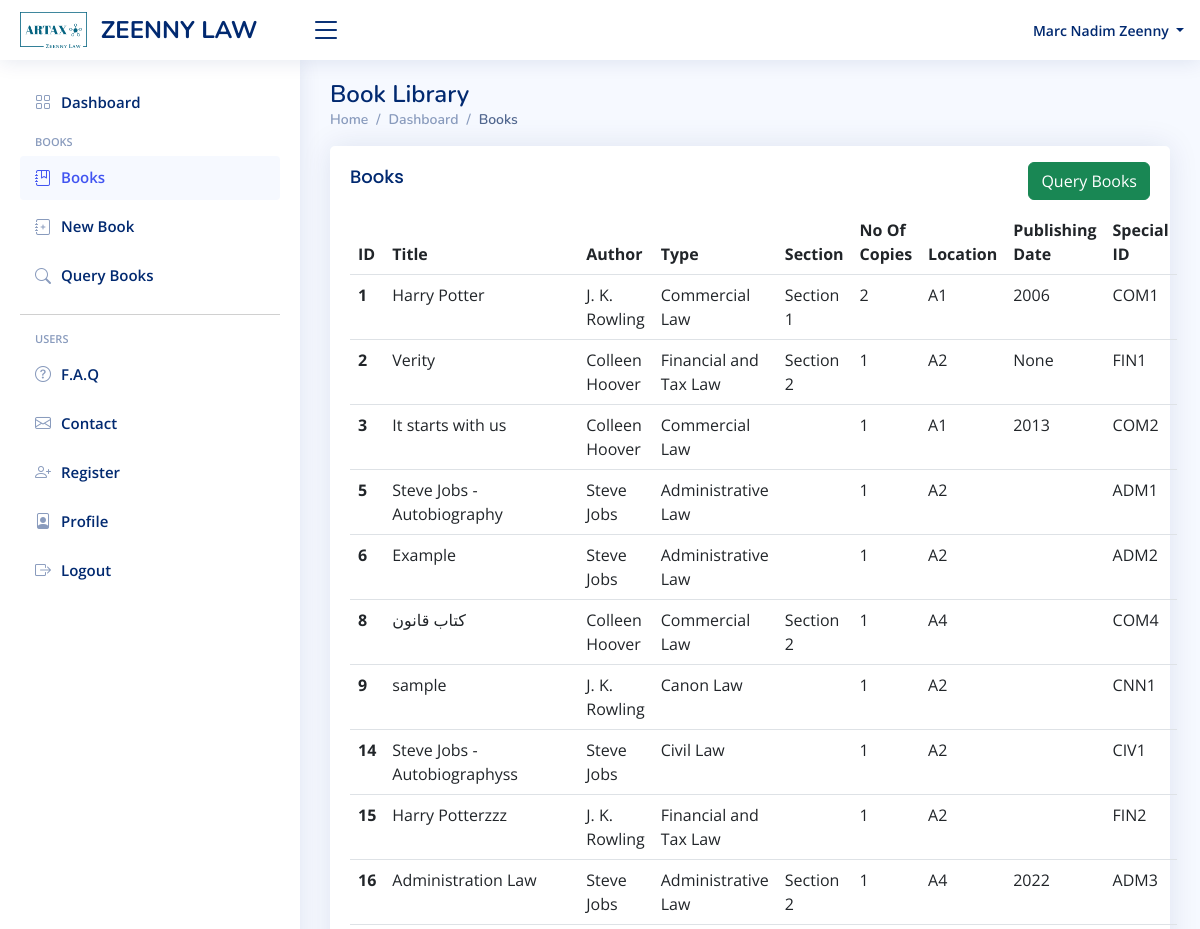
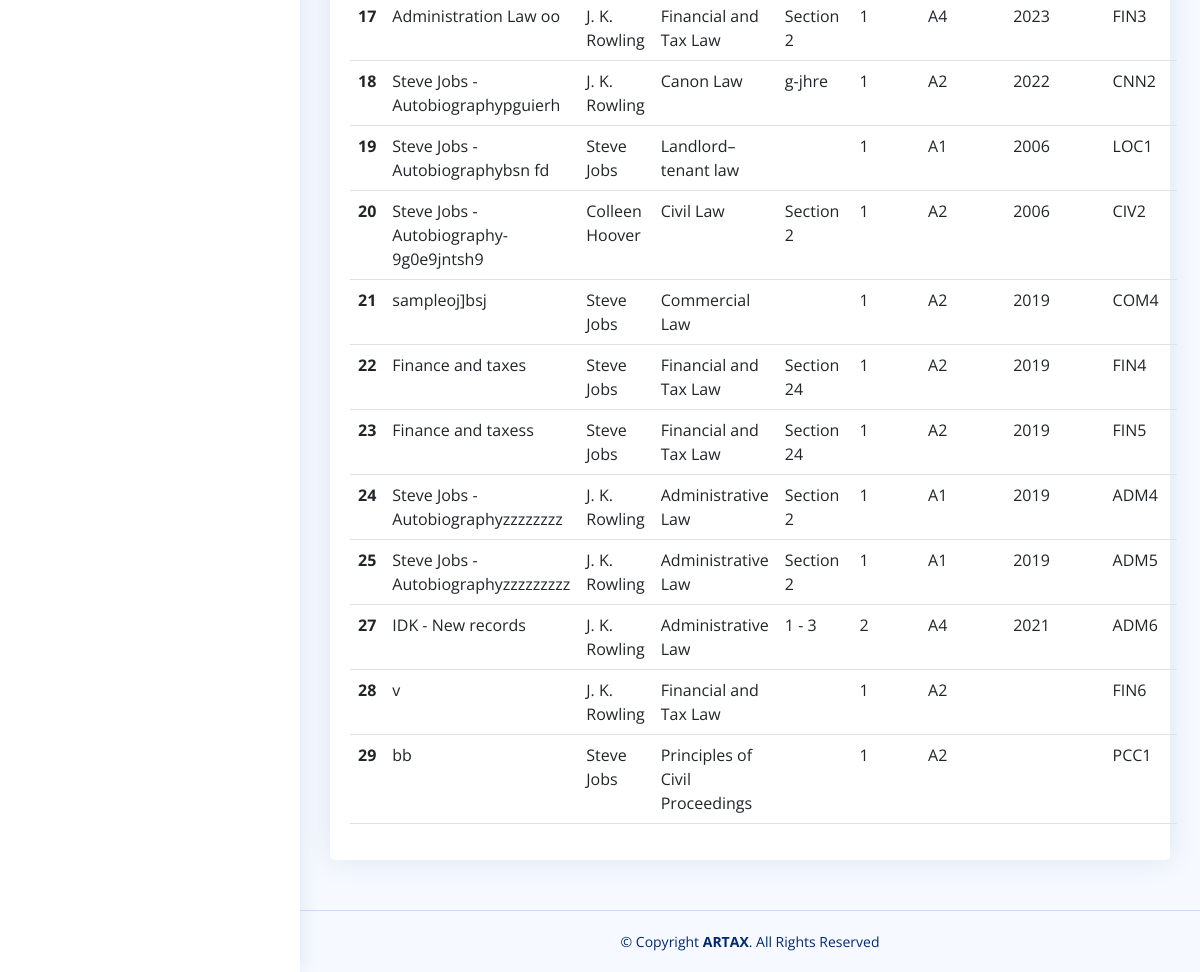
The app's page /books/ (signed in) with its own data (2 pictures, top to bottom).
### artax/models.py (models this page shows, shortened)
class User(AbstractUser):
    email = models.EmailField(blank=True, unique=True, validators=[EmailValidator(
        message="Please enter a valid email address.")])
    about = models.TextField()
    job = models.CharField(max_length=200)
    address = models.TextField()
    phone = PhoneNumberField(null=True, region="LB")
    date_of_registration = models.DateField(default=datetime.today)
    twitter_url = models.URLField(default="#")
    facebook_url = models.URLField(default="#")
    insta_url = models.URLField(default="#")
    linkedin_url = models.URLField(default="#")
    def get_full_name(self):
        return f"{self.first_name} {self.last_name}".strip()

class Book(models.Model, DirtyFieldsMixin):
    lib_id = models.CharField(max_length=50, default="ABC123")
    author = models.ForeignKey("Author", models.PROTECT, related_name="book")
    title = models.CharField(max_length=250)
    subject = models.TextField(null=True)
    type = models.ForeignKey("Type", models.PROTECT, related_name="book")
    section = models.CharField(max_length=250)
    location = models.ForeignKey("Location", models.PROTECT, related_name="book", null=True)
    publisher = models.CharField(max_length=250)
    publishing_date = models.CharField(max_length=250, null=True)
    purchase_date = models.DateField(null=True, blank=True)
    summary = models.FileField(upload_to=functools.partial(custom_cover_filename, object="summary"), blank=True, null=True)
    cover = models.ImageField(upload_to=functools.partial(custom_cover_filename, object="cover"), blank=True, null=True)
    isbn = models.CharField(max_length=14, blank=True, null=True)
    number_of_copies = models.IntegerField()
    language = models.ForeignKey("Language", models.SET_NULL, related_name="book", null=True)
    date_of_registration = models.DateField(default=datetime.today)
    registrator = models.ForeignKey(User, models.SET_NULL, null=True, related_name="book_registrator")
    last_editor = models.ForeignKey(User, models.SET_NULL, null=True, related_name="book_latest_editor")
    last_edit_time = models.DateTimeField()

class Author(models.Model):
    name = models.CharField(max_length=200)

class Type(models.Model):
    name = models.CharField(max_length=200)
    code = models.CharField(max_length=3)

class Location(models.Model):
    code = models.CharField(max_length=200)

### artax/views.py (the view)
# urls.py: path("books/", views.all_books, name="all_books"),
@login_required(login_url="login")
def all_books(request):
    page_obj = paginator_books(request, Book.objects.all().order_by("id"))
    return render(request, "artax/all-books.html",
                  {"page_obj": page_obj, 'per_page': per_page, 'per_page_options': [25, 35, 45]})

### artax/templatetags/custom_tags.py (called while the page is built)
@register.simple_tag(takes_context=True)
def nav_link(context, link, text, icon):
    if context['request'].resolver_match.view_name.endswith(link):
        nav_class = 'nav-item'
        link_class = 'nav-link'
    else:
        nav_class = 'nav-item collapsed'
        link_class = 'nav-link collapsed'
    url = context['request'].build_absolute_uri(reverse(link))
    return mark_safe(f"""<li class="{nav_class}"><a class="{link_class}" href="{url}"><i class="bi bi-{icon}"></i><span>{text}</span></a></li>""")

### artax/views.py (called while the page is built)
def paginator_books(request, books):
    page_number = request.GET.get('page')
    if request.GET.get("asc") == 'False':
        books = books[::-1]
    paginator = Paginator(books, per_page)
    page_obj = paginator.get_page(page_number)
    return page_obj

### artax/templates/artax/all-books.html (shortened to what this page needs)
{% extends 'artax/layout.html' %}
{% block content %}
<main id="main" class="main">
    <div class="pagetitle">
      <h1>Book Library</h1>
      <nav>
        <ol class="breadcrumb">
          <li class="breadcrumb-item"><a href="{% url 'index' %}">Home</a></li>
          <li class="breadcrumb-item"><a href="{% url "index" %}">Dashboard</a></li>
          <li class="breadcrumb-item active">Books</li>
        </ol>
      </nav>
    </div>
    <section class="section">
      <div class="row">
        <div class="col-lg-12">
          <div class="card">
            <div class="card-body">
            <div class="row">
                <div class="col-6">
                    <h5 class="card-title">Books</h5>
                </div>
                <div class="col-6 text-end mt-3">
                    <a href="{% url 'book_queries' %}" class="btn btn-success">Query Books</a>
                </div>
            </div>
              <div class="table-responsive-sm table-responsive-md">
                <table class="table table-hover datatable" >
                <thead>
                  <tr>
                    <th scope="col">ID</th>
                    <th scope="col">Title</th>
                    <th scope="col">Author</th>
                    <th scope="col">Type</th>
                    <th scope="col">Section</th>
                    <th scope="col">No Of Copies</th>
                    <th scope="col">Location</th>
                    <th scope="col">Publishing Date</th>
                    <th scope="col">Special ID</th>
                  </tr>
                </thead>
                <tbody>
                {% for book in page_obj %}
                  <tr class="clickable" onclick="window.location='{% url 'show_book' book_id=book.id %}'" style="cursor: pointer;">
                    <th scope="row">{{ book.id }}</th>
                    <td>{{book.title}}</td>
                    <td>{{book.author.name}}</td>
                    <td>{{book.type.name}}</td>
                    <td>{{book.section}}</td>
                    <td>{{book.number_of_copies}}</td>
                    <td>{{book.location.code}}</td>
                    <td>{{book.publishing_date}}</td>
                    <td>{{book.lib_id}}</td>
                  </tr>
                {% endfor %}
                </tbody>
              </table>
              </div>
            </div>
          </div>
        </div>
      </div>
    </section>
  </main>
{% endblock %}

### artax/templates/artax/layout.html (shortened to what this page needs)
{% load custom_tags %}
{% load static %}
<!DOCTYPE html>
<html lang="en">
<head>
    {% block head %}
    <link href="{% static 'artax/vendor/bootstrap/css/bootstrap.min.css' %}" rel="stylesheet">
    <link href="{% static 'artax/vendor/bootstrap-icons/bootstrap-icons.css' %}" rel="stylesheet">
    <link href="{% static 'artax/vendor/remixicon/remixicon.css'%}" rel="stylesheet">
    <link href="{% static 'artax/vendor/simple-datatables/style.css'%}" rel="stylesheet">
    <link href="{% static 'artax/css/style.css'%}" rel="stylesheet">
    {% endblock %}
</head>
<body>
{% block header %}
<header id="header" class="header fixed-top d-flex align-items-center">
    <div class="d-flex align-items-center justify-content-between">
        <a href="{% url 'index' %}" class="logo d-flex align-items-center" >
            <img src="{% static 'artax/img/png/logo.png' %}" style="height: 40px;" alt="">&nbsp;&nbsp;
            <span class="d-none d-lg-block">ZEENNY LAW </span>
        </a>
        <i class="bi bi-list toggle-sidebar-btn"></i>
    </div>
    <nav class="header-nav ms-auto">
        <ul class="d-flex align-items-center">
            {% if user.is_authenticated %}
            <li class="nav-item dropdown pe-3">
                <a class="nav-link nav-profile d-flex align-items-center pe-0" href="#" data-bs-toggle="dropdown">
                    <span class="d-none d-md-block dropdown-toggle ps-2">{{ user.get_full_name }} </span>
                </a>
            </li>
            {% else %}
            <li class="nav-item pe-4">
                <a class="nav-link nav-profile d-flex align-items-center pe-0" href="{% url 'login' %}">
                    <span class="d-none d-md-block ps-2">Login to access Artax&trade; features&nbsp;<i class="bi bi-box-arrow-in-right"></i></span>
                </a>
            </li>
            {% endif %}
        </ul>
    </nav>
</header>
{% endblock %}
{% block sidebar %}
<aside id="sidebar" class="sidebar">
    <ul class="sidebar-nav collapsed" id="sidebar-nav">
        {% nav_link 'index' 'Dashboard ' 'grid' %}
        <li class="nav-heading">Books</li>
        {% nav_link 'all_books' 'Books' 'journal-bookmark' %}
        {% nav_link 'new_book' 'New Book' 'journal-plus' %}
        {% nav_link 'book_queries' 'Query Books ' 'search' %}
        <hr>
        <li class="nav-heading">Users</li>
        {% nav_link 'faq' 'F.A.Q' 'question-circle'%}
        {% nav_link 'contact' 'Contact' 'envelope' %}
        {% if user.is_staff %}
            {% nav_link 'register' 'Register' 'person-plus' %}
        {% endif %}
        {% if user.is_authenticated %}
            {% nav_link 'profile' 'Profile ' 'file-person' %}
            {% nav_link 'logout' 'Logout' 'box-arrow-right' %}
        {% endif %}
    </ul>
</aside>
{% endblock%}
{% block content %}{% endblock %}
{% block footer %}
<footer id="footer" class="footer">
    <div class="copyright">
        &copy; Copyright <strong><span>ARTAX</span></strong>. All Rights Reserved
    </div>
</footer>
</body>
</html>
{% endblock %}

### artax/static/artax/css/style.css (style rules this page uses)
:root { scroll-behavior: smooth; }
body { font-family: "Open Sans", sans-serif; background: #f6f9ff; color: #444444; }
a { color: #4154f1; text-decoration: none; }
h1, h2, h3, h4, h5, h6 { font-family: "Nunito", sans-serif; }
#main { margin-top: 60px; padding: 20px 30px; transition: all 0.3s; }
.pagetitle { margin-bottom: 10px; }
.pagetitle h1 { font-size: 24px; margin-bottom: 0; font-weight: 600; color: #012970; }
.card { margin-bottom: 30px; border: none; border-radius: 5px; box-shadow: 0px 0 30px rgba(1, 41, 112, 0.1); }
.card-title { padding: 20px 0 15px 0; font-size: 18px; font-weight: 500; color: #012970; font-family: "Poppins", sans-serif; }
.card-body { padding: 0 20px 20px 20px; }
.breadcrumb { font-size: 14px; font-family: "Nunito", sans-serif; color: #899bbd; font-weight: 600; }
.breadcrumb a { color: #899bbd; transition: 0.3s; }
.breadcrumb .breadcrumb-item::before { color: #899bbd; }
.breadcrumb .active { color: #51678f; font-weight: 600; }
.logo { line-height: 1; }
@media (min-width: 1200px) { .logo { width: 280px; } }
.logo img { max-height: 36px; margin-right: 6px; }
.logo span { font-size: 24px; font-weight: 700; color: #012970; font-family: "Nunito", sans-serif; }
.header { transition: all 0.5s; z-index: 997; height: 60px; box-shadow: 0px 2px 20px rgba(1, 41, 112, 0.1); background-color: #fff; padding-left: 20px; }
.header .toggle-sidebar-btn { font-size: 32px; padding-left: 10px; cursor: pointer; color: #012970; }
.header-nav ul { list-style: none; }
.header-nav>ul { margin: 0; padding: 0; }
.header-nav .nav-profile { color: #012970; }
.header-nav .nav-profile span { font-size: 14px; font-weight: 600; }
.sidebar { position: fixed; top: 60px; left: 0; bottom: 0; width: 300px; z-index: 996; transition: all 0.3s; padding: 20px; overflow-y: auto; scrollbar-width: thin; scrollbar-color: #aab7cf transparent; box-shadow: 0px 0px 20px rgba(1, 41, 112, 0.1); background-color: #fff; }
@media (min-width: 1200px) { #main, #footer { margin-left: 300px; } }
.sidebar-nav { padding: 0; margin: 0; list-style: none; }
.sidebar-nav li { padding: 0; margin: 0; list-style: none; }
.sidebar-nav .nav-item { margin-bottom: 5px; }
.sidebar-nav .nav-heading { font-size: 11px; text-transform: uppercase; color: #899bbd; font-weight: 600; margin: 10px 0 5px 15px; }
.sidebar-nav .nav-link { display: flex; align-items: center; font-size: 15px; font-weight: 600; color: #4154f1; transition: 0.3; background: #f6f9ff; padding: 10px 15px; border-radius: 4px; }
.sidebar-nav .nav-link i { font-size: 16px; margin-right: 10px; color: #4154f1; }
.sidebar-nav .nav-link.collapsed { color: #012970; background: #fff; }
.sidebar-nav .nav-link.collapsed i { color: #899bbd; }
.footer { padding: 20px 0; font-size: 14px; transition: all 0.3s; border-top: 1px solid #cddfff; }
.footer .copyright { text-align: center; color: #012970; }

### records on screen
User: get_full_name "Marc Nadim Zeenny"
Book: id "1", title "Harry Potter", author.name "J. K. Rowling", type.name "Commercial Law", section "Section 1", number_of_copies "2", location.code "A1", publishing_date "2006", lib_id "COM1"
Book: id "2", title "Verity", author.name "Colleen Hoover", type.name "Financial and Tax Law", section "Section 2", number_of_copies "1", location.code "A2", publishing_date "None", lib_id "FIN1"
Book: id "3", title "It starts with us", author.name "Colleen Hoover", type.name "Commercial Law", number_of_copies "1", location.code "A1", publishing_date "2013", lib_id "COM2"
Book: id "5", title "Steve Jobs - Autobiography", author.name "Steve Jobs", type.name "Administrative Law", number_of_copies "1", location.code "A2", lib_id "ADM1"
Book: id "6", title "Example", author.name "Steve Jobs", type.name "Administrative Law", number_of_copies "1", location.code "A2", lib_id "ADM2"
Book: id "8", title "كتاب قانون", author.name "Colleen Hoover", type.name "Commercial Law", section "Section 2", number_of_copies "1", location.code "A4", lib_id "COM4"
Book: id "9", title "sample", author.name "J. K. Rowling", type.name "Canon Law", number_of_copies "1", location.code "A2", lib_id "CNN1"
Book: id "14", title "Steve Jobs - Autobiographyss", author.name "Steve Jobs", type.name "Civil Law", number_of_copies "1", location.code "A2", lib_id "CIV1"
Book: id "15", title "Harry Potterzzz", author.name "J. K. Rowling", type.name "Financial and Tax Law", number_of_copies "1", location.code "A2", lib_id "FIN2"
Book: id "16", title "Administration Law", author.name "Steve Jobs", type.name "Administrative Law", section "Section 2", number_of_copies "1", location.code "A4", publishing_date "2022", lib_id "ADM3"
Book: id "17", title "Administration Law oo", author.name "J. K. Rowling", type.name "Financial and Tax Law", section "Section 2", number_of_copies "1", location.code "A4", publishing_date "2023", lib_id "FIN3"
Book: id "18", title "Steve Jobs - Autobiographypguierh", author.name "J. K. Rowling", type.name "Canon Law", section "g-jhre", number_of_copies "1", location.code "A2", publishing_date "2022", lib_id "CNN2"
Book: id "19", title "Steve Jobs - Autobiographybsn fd", author.name "Steve Jobs", type.name "Landlord–tenant law", number_of_copies "1", location.code "A1", publishing_date "2006", lib_id "LOC1"
Book: id "20", title "Steve Jobs - Autobiography-9g0e9jntsh9", author.name "Colleen Hoover", type.name "Civil Law", section "Section 2", number_of_copies "1", location.code "A2", publishing_date "2006", lib_id "CIV2"
Book: id "21", title "sampleoj]bsj", author.name "Steve Jobs", type.name "Commercial Law", number_of_copies "1", location.code "A2", publishing_date "2019", lib_id "COM4"
Book: id "22", title "Finance and taxes", author.name "Steve Jobs", type.name "Financial and Tax Law", section "Section 24", number_of_copies "1", location.code "A2", publishing_date "2019", lib_id "FIN4"
Book: id "23", title "Finance and taxess", author.name "Steve Jobs", type.name "Financial and Tax Law", section "Section 24", number_of_copies "1", location.code "A2", publishing_date "2019", lib_id "FIN5"
Book: id "24", title "Steve Jobs - Autobiographyzzzzzzzz", author.name "J. K. Rowling", type.name "Administrative Law", section "Section 2", number_of_copies "1", location.code "A1", publishing_date "2019", lib_id "ADM4"
Book: id "25", title "Steve Jobs - Autobiographyzzzzzzzzz", author.name "J. K. Rowling", type.name "Administrative Law", section "Section 2", number_of_copies "1", location.code "A1", publishing_date "2019", lib_id "ADM5"
Book: id "27", title "IDK - New records", author.name "J. K. Rowling", type.name "Administrative Law", section "1 - 3", number_of_copies "2", location.code "A4", publishing_date "2021", lib_id "ADM6"
Book: id "28", title "v", author.name "J. K. Rowling", type.name "Financial and Tax Law", number_of_copies "1", location.code "A2", lib_id "FIN6"
Book: id "29", title "bb", author.name "Steve Jobs", type.name "Principles of Civil Proceedings", number_of_copies "1", location.code "A2", lib_id "PCC1"
